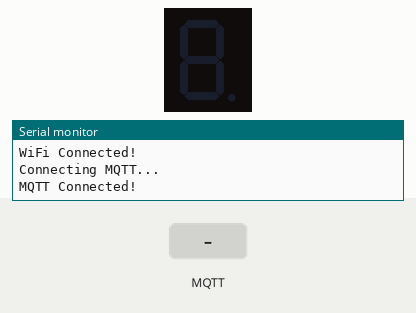
This sketch was run on a simulated Arduino Uno R4 WiFi. Shown: 1-digit seven-segment display, the last lines printed to the serial monitor. Wiring (inferred from the names in the program): 1-digit 7-segment display, segments lit when HIGH: segments D2, D3, D4, D5, D6, D7, D8. The test bench sets the inputs (shaded band). WiFi joins after 1.5 s; servers stay silent unless stated; no MQTT or app messages arrive unless stated; the segment pins are drawn as the display they are named for.

Above: at 2.7 s.
2.8 s: MQTT message "5" arrives on the first subscribed topic
At 4.0 s:
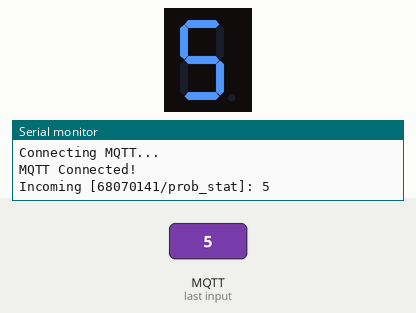
4.3 s: MQTT message "on" arrives on the first subscribed topic
At 5.1 s:
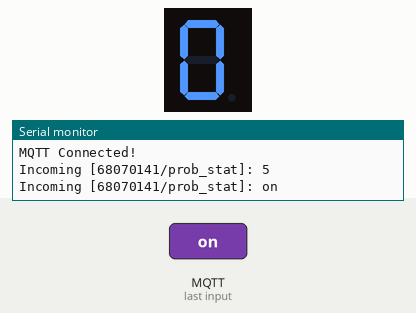
5.8 s: MQTT message "1" arrives on the first subscribed topic
At 6.3 s:
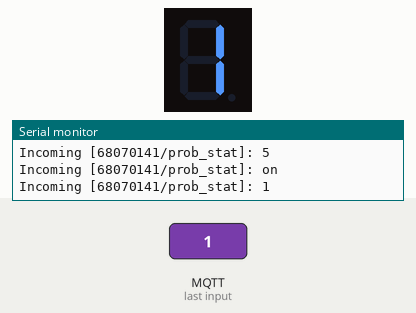
7.3 s: MQTT message "0" arrives on the first subscribed topic
At 8.6 s:
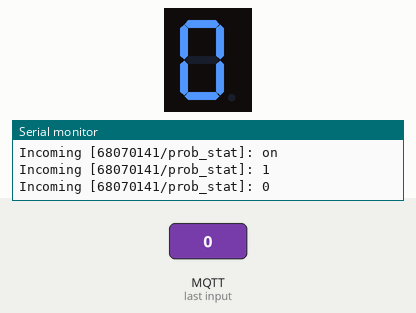
Timing chart, 0 to 9.8 s (numbered marks = the images above; inputs shaded):
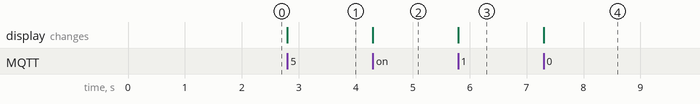

Measured:
- after the input at 2.8 s, the display: changes at once (image 1)
- after the input at 4.3 s, the display: changes at once (image 2)
- after the input at 5.8 s, the display: changes at once (image 3)
- after the input at 7.3 s, the display: changes at once (image 4)

The sketch:

Exam6_Sub_ProbStat_7Segment.ino
```cpp
/*
 * [ข้อสอบ Mock Exam ข้อ 6] Subscribe รับเลข 0 - 9 แสดงบน 7-Segment 1 หลัก
 * - Topic: 68070141/prob_stat
 * - การต่อสาย (Common Cathode ขากลางต่อ R 220 ลง GND):
 *   a->2, b->3, c->4, d->5, e->6, f->7, g->8
 *   (ถ้าใช้สายเดิมจาก Step 2 ให้แก้ segPins[7] เป็น {7, 6, 4, 2, 1, 9, 10})
 */
#include <WiFiS3.h>
#include <MQTTClient.h>

const char WIFI_SSID[]        = "68070141";
const char WIFI_PASSWORD[]    = "nano9753";
const char MQTT_BROKER[]      = "phycom.it.kmitl.ac.th";
const int  MQTT_PORT          = 1883; // บอร์ดใช้ 1883 เสมอ!
const char MQTT_CLIENT_ID[]   = "UnoR4_68070141_Ex6";
const char TOPIC_PROB_STAT[]  = "68070141/prob_stat";

const int segPins[7] = {2, 3, 4, 5, 6, 7, 8}; // a, b, c, d, e, f, g

const int num_array[10][7] = {
  {1, 1, 1, 1, 1, 1, 0}, // 0
  {0, 1, 1, 0, 0, 0, 0}, // 1
  {1, 1, 0, 1, 1, 0, 1}, // 2
  {1, 1, 1, 1, 0, 0, 1}, // 3
  {0, 1, 1, 0, 0, 1, 1}, // 4
  {1, 0, 1, 1, 0, 1, 1}, // 5
  {1, 0, 1, 1, 1, 1, 1}, // 6
  {1, 1, 1, 0, 0, 0, 0}, // 7
  {1, 1, 1, 1, 1, 1, 1}, // 8
  {1, 1, 1, 1, 0, 1, 1}  // 9
};

WiFiClient network;
MQTTClient mqtt(256);

void displayDigit(int digit) {
  if (digit < 0 || digit > 9) return;
  for (int i = 0; i < 7; i++) {
    digitalWrite(segPins[i], num_array[digit][i]);
  }
}

void messageReceived(String &topic, String &payload) {
  Serial.println("Incoming [" + topic + "]: " + payload);

  if (topic == TOPIC_PROB_STAT) {
    int digit = payload.toInt();
    displayDigit(digit);
  }
}

void connectToWiFiAndMQTT() {
  if (WiFi.status() != WL_CONNECTED) {
    Serial.print("Connecting WiFi...");
    WiFi.begin(WIFI_SSID, WIFI_PASSWORD);
    while (WiFi.status() != WL_CONNECTED) { delay(500); Serial.print("."); }
    Serial.println("\nWiFi Connected!");
  }
  if (!mqtt.connected()) {
    Serial.print("Connecting MQTT...");
    while (!mqtt.connect(MQTT_CLIENT_ID)) { delay(500); Serial.print("."); }
    Serial.println("\nMQTT Connected!");
    mqtt.subscribe(TOPIC_PROB_STAT);
  }
}

void setup() {
  Serial.begin(9600);
  for (int i = 0; i < 7; i++) pinMode(segPins[i], OUTPUT);

  mqtt.begin(MQTT_BROKER, MQTT_PORT, network);
  mqtt.onMessage(messageReceived);
  connectToWiFiAndMQTT();
}

void loop() {
  mqtt.loop();
  if (!mqtt.connected()) connectToWiFiAndMQTT();
}
```
